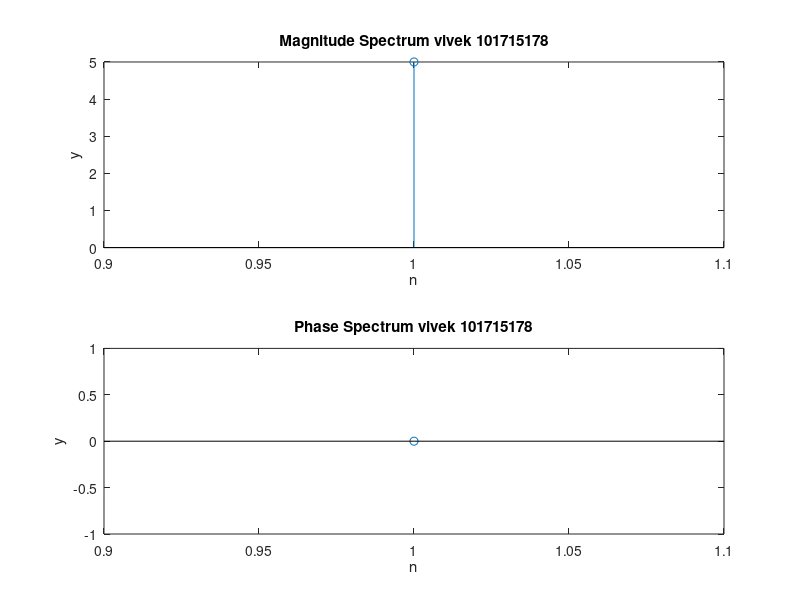

The MATLAB script that drew this image:
clc;
clear all;
close all;
x=input('Enter the sequence');
N=length(x);
input('DFT of x');
for k=1:N
    X(k)=0;
    for n=1:N
        X(k)=X(k)+x(n)*exp(-(j*2*pi*(k-1)*(n-1))/N);
    end
end
X
mod=abs(X);
subplot(2,1,1)
stem(mod)
title('Magnitude Spectrum vivek 101715178')
xlabel('n')
ylabel('y')
phase=angle(X);
subplot(2,1,2)
stem(phase)
title('Phase Spectrum vivek 101715178')
xlabel('n')
ylabel('y')